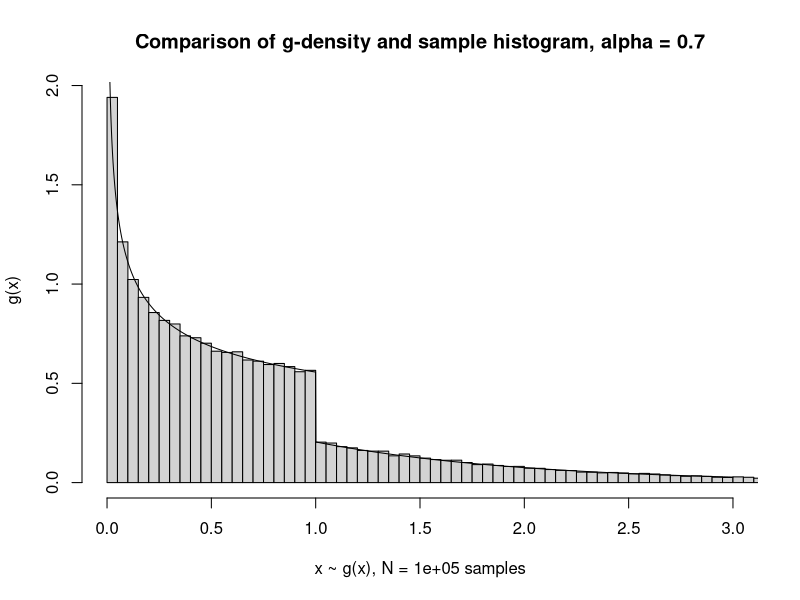

This figure's R source:


g_density = function(x, alpha) {
  c = (1.0/alpha + 1.0/exp(1))^(-1)
  if (is.vector(x)){
    ys = numeric(length(x))
    ys[x < 1.0] = c*(x[x < 1.0])^(alpha - 1)
    ys[1.0 <= x] = c*exp(-x[1.0 <= x])
    return(ys)
  } else {
    y = NaN
    if (x < 1){
      y = c*(x)^(alpha - 1)
    } else if (1 <= x) {
      y = c*exp(-x)
    }
    return(y)  
  }
}

g_inv = function(u, alpha) {
  # Assume 0 <= u < 1, 0 < alpha < 1.
  # Adapted to vectors u.
  threshold = 1.0/(1.0 + alpha/exp(1))
  
  if (is.vector(u)) { 
    xs = numeric(length(u))
    xs[u < threshold] = (u[u < threshold]/threshold)^(1.0/alpha)
    xs[threshold <= u] = 1 - log((1 + exp(1)/alpha)*(1 - u[threshold<=u]))
    return(xs)
  }
  else {
    # Scalar version:
    if (u < threshold){
    x = (u/threshold)^(1.0/alpha)
    } 
    else {
      x = 1 - log((1 + exp(1)/alpha)*(1 - u))
    }
    return(x)
  }
}

g_sample = function(n, alpha) {
  return(g_inv(runif(n), alpha))
}

test_g_sample = function(alpha=0.7, breaks=200) {
  N = 100000
  test_g_density = function(x) g_density(x, alpha)
  hist(g_sample(N, alpha), breaks=breaks, probability=T, xlim=c(0.0, 3.0),
       main=paste("Comparison of g-density and sample histogram, alpha =",
                  alpha), 
       xlab=paste("x ~ g(x),", "N =", N, "samples"), ylab="g(x)")
  curve(test_g_density, from=0.0, to=3.0, n=2000, add=T, 
        ylab="Problem A: g-density")  
}

test_g_sample()
